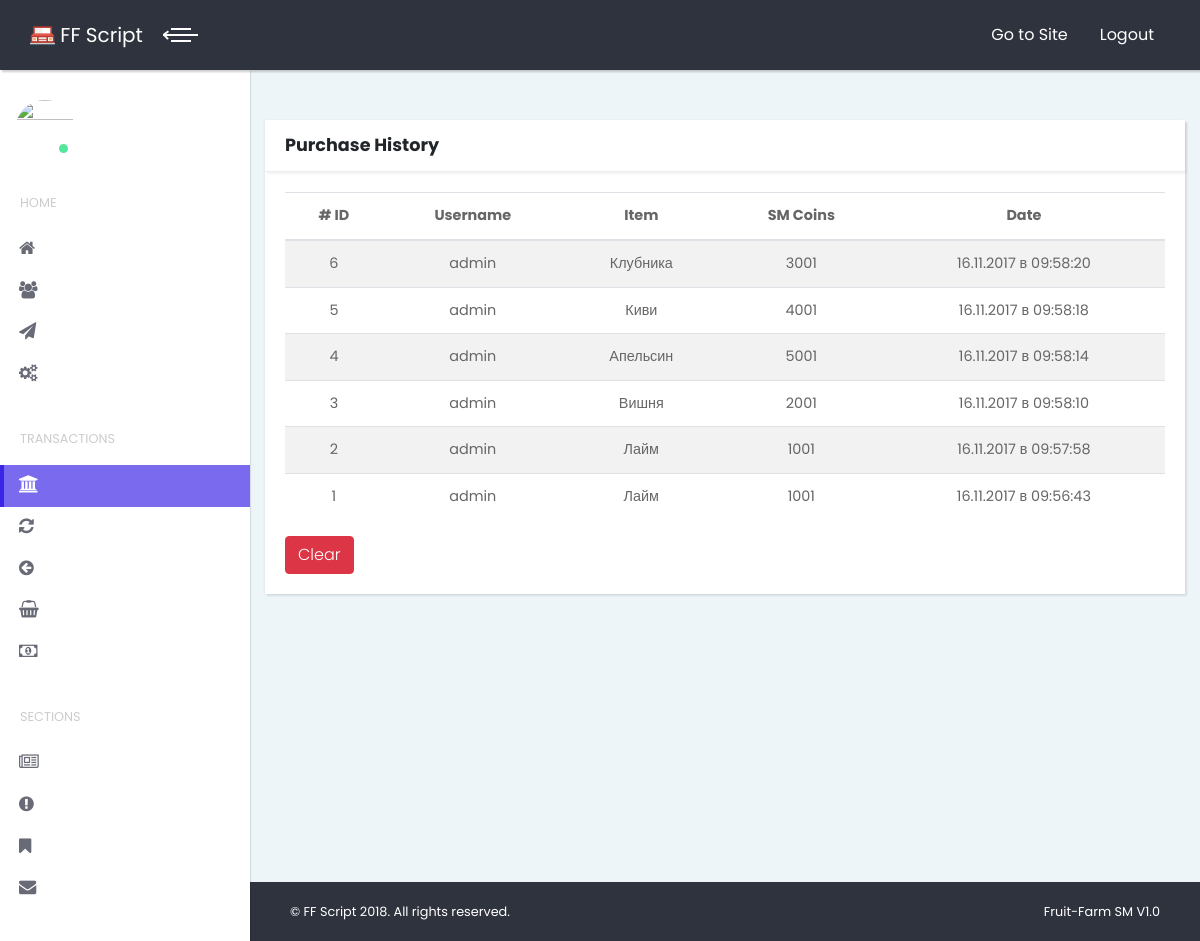
Before: /admin/story_buy (signed in) with the older database file.
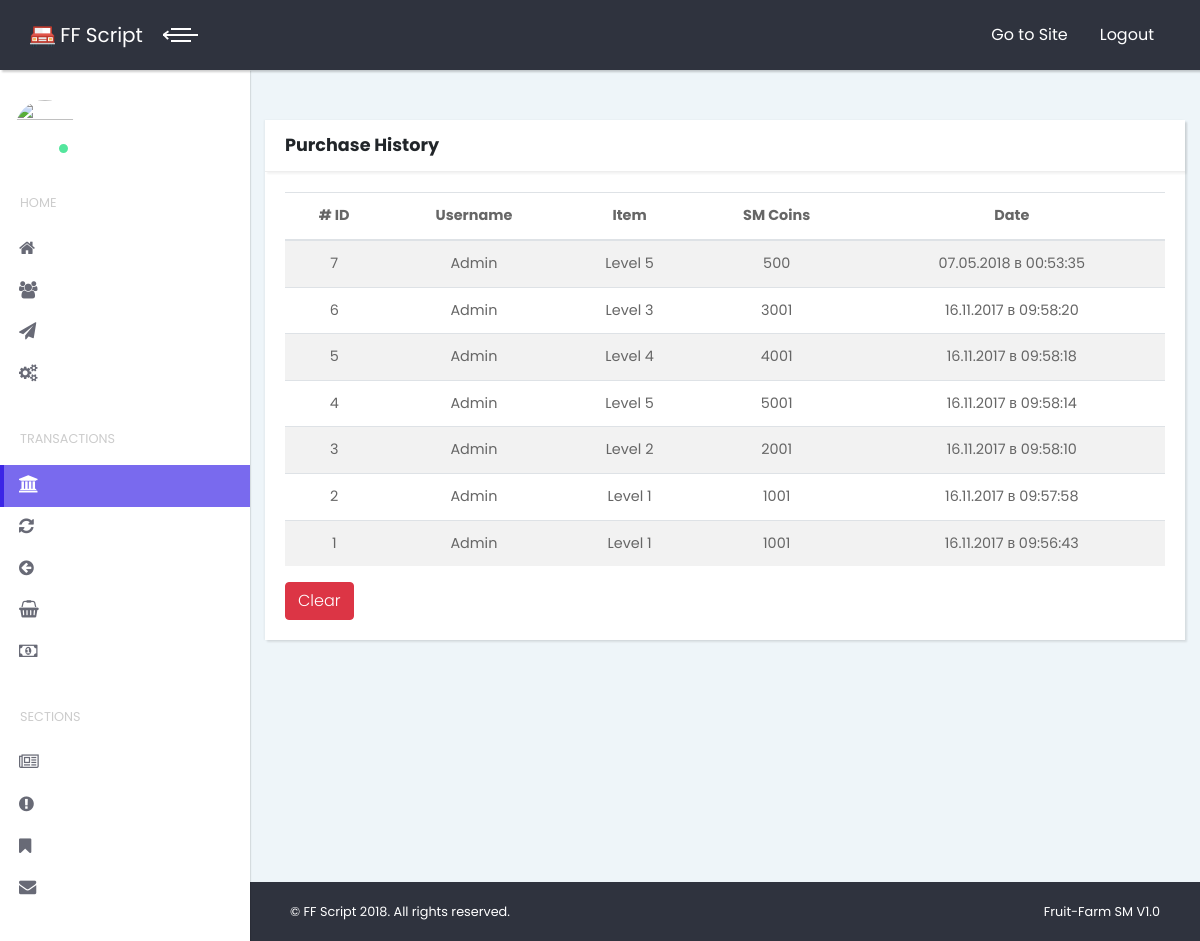
After: the same page with the newer database file.
### tables this page shows
CREATE TABLE `db_stats_btree` (
  `id` int(11) NOT NULL,
  `user_id` int(11) NOT NULL DEFAULT '0',
  `user` varchar(10) NOT NULL,
  `tree_name` varchar(10) NOT NULL,
  `amount` double NOT NULL DEFAULT '0',
  `date_add` int(11) NOT NULL DEFAULT '0',
  `date_del` int(11) NOT NULL DEFAULT '0'
);

### classes/_class.db.php (called while the page is built, shortened)
<?PHP
class Db
{
    private $con = false;
    private $MaxExTime = 0;
    private $LastQuery = false;
    public function query($query, $FreeMemory = false, $write_last = true)
    {
        $TimeA = $this->get_time();
        $xxt_res = mysqli_query($this->con, $query) or $this->GetError(mysqli_error($this->con));
        if($write_last) { $this->LastQuery = $xxt_res;
        }
        $TimeB = $this->get_time() - $TimeA;
        if($TimeB > $this->MaxExTime) {$this->HardQuery = $query; $this->MaxExTime = $TimeB;
        }
        if(!$FreeMemory) {
            return $this->LastQuery;
        }else { return $this->FreeMemory();
        }
    }
    private function Connect($host, $user, $pass, $base)
    {
        $this->con =  @mysqli_connect($host, $user, $pass, $base) or $this->GetError(mysqli_connect_error());
    }
    private function get_time()
    {
        list($seconds, $microSeconds) = explode(' ', microtime());
        return ((float) $seconds + (float) $microSeconds);
    }
    function NumRows()
    {
        return mysqli_num_rows($this->LastQuery);
    }
    function FetchArray()
    {
        return mysqli_fetch_array($this->LastQuery);
    }
}
?>

### admin/pages/_story_buy.php (the view, shortened to what this page needs)
<section class="no-padding-bottom">
    <div class="col-lg-12">
        <div class="card">
            <div class="card-header clearfix">
                <h4><?php echo $lang['story_buy']['title']; ?></h4>
            </div>
            <div class="card-body">
                <?PHP
                $db->Query("SELECT * FROM db_stats_btree ORDER BY id DESC");
                if($db->NumRows() > 0){
                ?>
                    <table class="table table-striped">
                        <thead class="text-center">
                            <th># ID</th>
                            <th><?php echo $lang['common']['username']; ?></th>
                            <th><?php echo $lang['common']['itemName']; ?></th>
                            <th><?php echo $config->settings['coins']; ?></th>
                            <th><?php echo $lang['common']['date']; ?></th>
                        </thead>
                <?PHP
                    while($data = $db->FetchArray()){
                    ?>
                    <tr class="text-center">
                        <td><?=$data["id"]; ?></td>
                        <td><?=$data["user"]; ?></td>
                        <td><?=$data["tree_name"]; ?></td>
                        <td><?=$data["amount"]; ?></td>
                        <td><?=date("d.m.Y в H:i:s",$data["date_add"]); ?></td>
                    </tr>
                    <?PHP
                    }
                ?>
                </table>
                    <form action="" method="post" onSubmit="return confirm('<?php echo $lang['common']['confirmdelete'];?>')">
                        <button type="submit" name="clean" class="btn btn-danger" /><?php echo $lang['btn']['clear']; ?></button>
                    </form>
                    <?PHP
                }else echo "<div class='alert alert-danger'>{$lang['error_messages']['noresults']}</div>";
                ?>
            </div>
        </div>
    </div>
</section>

### admin/inc/_header.php (shortened to what this page needs)
<!DOCTYPE html>
<html>
<head>
    <link rel="stylesheet" href="<?php $func->url('vendor/bootstrap/css/bootstrap.min.css');?>">
    <link rel="stylesheet" href="<?php $func->url('vendor/font-awesome/css/font-awesome.min.css');?>">
    <link rel="stylesheet" href="<?php $func->url('css/fontastic.css');?>">
    <link rel="stylesheet" href="<?php $func->url('css/style.default.css');?>" id="theme-stylesheet">
    <link rel="stylesheet" href="<?php $func->url('css/custom.css');?>">
    <link rel="shortcut icon" href="<?php $func->url('img/favicon.ico');?>">
</head>
<body>
<div class="page home-page">
    <header class="header">
        <nav class="navbar">
            <div class="container-fluid">
                <div class="navbar-holder d-flex align-items-center justify-content-between">
                    <div class="navbar-header">
                        <a href="/" class="navbar-brand">
                            <div class="brand-text brand-big hidden-lg-down"><img src="<?php $func->url('img/favicon.png');?>" width="25" height="25"> <span><?php echo $config->settings['sitename'];?></span></div>
                            <div class="brand-text brand-small"><img src="<?php $func->url('img/favicon.png');?>" width="25" height="25"></div></a>
                        <a id="toggle-btn" href="#" class="menu-btn active"><span></span><span></span><span></span></a>
                    </div>
                    <?php include('_menu_top.php');?>
                </div>
            </div>
        </nav>
    </header>
    <div class="page-content d-flex align-items-stretch">
        <?php include('_menu_left.php');?>
        <div class="content-inner">

### classes/_class.func.php (shortened to what this page needs)
<?PHP
class Func
{
    public function activeMenu($page,$subpage=null,$class='active')
    {
        if($page){
            $url = $_GET['menu'];
            if($_GET['sel']){ $sub = $_GET['sel']; } else{ $sub = null;}
            if($subpage){
                if($url == $page && $sub == $subpage){
                    echo 'class="'.$class.'"';
                }
            }else{
                if($url == $page && $sub == null){
                    echo 'class="'.$class.'"';
                }
            }
        }
    }
    public function url($target=null){
        if($_SERVER['HTTPS'] == "on"){ $protocol = 'https://';} else { $protocol = 'http://';}
        $base = $protocol.$_SERVER['HTTP_HOST'];
        if($target){
            echo $base.'/'.$target;
        }else{
            echo $base;
        }
    }
    public function urlAdmin($target=null){
        if($_SERVER['HTTPS'] == "on"){ $protocol = 'https://';} else { $protocol = 'http://';}
        $base = $protocol.$_SERVER['HTTP_HOST'].'/admin';
        if($target){
            echo $base.'/'.$target;
        }else{
            echo $base;
        }
    }
}
?>

### admin/inc/_menu_top.php
<ul class="nav-menu list-unstyled d-flex flex-md-row align-items-md-center">
    <li class="nav-item"><a href="<?php $func->url();?>" class="nav-link"><?php echo $lang['menu_top']['site'];?></a></li>
    <li class="nav-item"><a href="<?php $func->url('admin/exit');?>" class="nav-link"><?php echo $lang['menu_top']['exit'];?></a></li>
</ul>

### admin/inc/_menu_left.php (shortened to what this page needs)
<nav class="side-navbar">
    <div class="sidebar-header d-flex align-items-center">
        <div class="client">
            <div class="client-avatar">
                <img class="img-fluid rounded-circle" src="/img/noavatar.png" width="60" height="60">
                <div title="Online" class="status bg-green"></div>
            </div>
        </div>
    </div>
    <span class="heading"><?php echo $lang['menu_left']['_home'];?></span>
    <ul class="list-unstyled">
        <li class="<?php echo (!$_GET['menu'])?'active':''; ?>"><a href="<?php $func->urlAdmin('');?>"><i class="fa fa-home"></i> <?php echo $lang['menu_left']['home'];?></a></li>
        <li <?php $func->activeMenu('users');?>><a href="<?php $func->urlAdmin('users');?>"><i class="fa fa-users"></i> <?php echo $lang['menu_left']['users'];?></a></li>
        <li <?php $func->activeMenu('sender');?>><a href="<?php $func->urlAdmin('sender');?>"><i class="fa fa-send"></i> <?php echo $lang['menu_left']['sender'];?></a></li>
        <li <?php $func->activeMenu('config');?>><a href="<?php $func->urlAdmin('config');?>"><i class="fa fa-cogs"></i> <?php echo $lang['menu_left']['settings'];?></a></li>
    </ul>
    <span class="heading"><?php echo $lang['menu_left']['_transactions'];?></span>
    <ul class="list-unstyled">
        <li <?php $func->activeMenu('story_buy');?>><a href="<?php $func->urlAdmin('story_buy');?>"><i class="fa fa-bank"></i> <?php echo $lang['menu_left']['purchases'];?></a></li>
        <li <?php $func->activeMenu('story_swap');?>><a href="<?php $func->urlAdmin('story_swap');?>"><i class="fa fa-refresh"></i> <?php echo $lang['menu_left']['exchanges'];?></a></li>
        <li <?php $func->activeMenu('story_insert');?>><a href="<?php $func->urlAdmin('story_insert');?>"><i class="fa fa-arrow-circle-left"></i> <?php echo $lang['menu_left']['deposits'];?></a></li>
        <li <?php $func->activeMenu('story_sell');?>><a href="<?php $func->urlAdmin('story_sell');?>"><i class="fa fa-shopping-basket"></i> <?php echo $lang['menu_left']['sales'];?></a></li>
        <li <?php $func->activeMenu('payments');?>><a href="<?php $func->urlAdmin('payments');?>"><i class="fa fa-money"></i> <?php echo $lang['menu_left']['withdraws'];?></a></li>
    </ul>
    <span class="heading"><?php echo $lang['menu_left']['_sections'];?></span>
    <ul class="list-unstyled">
        <li <?php $func->activeMenu('news');?>><a href="<?php $func->urlAdmin('news');?>"><i class="fa fa-newspaper-o"></i> <?php echo $lang['menu_left']['news'];?></a></li>
        <li <?php $func->activeMenu('about');?>><a href="<?php $func->urlAdmin('about');?>"><i class="fa fa-exclamation-circle"></i> <?php echo $lang['menu_left']['about'];?></a></li>
        <li <?php $func->activeMenu('rules');?>><a href="<?php $func->urlAdmin('rules');?>"><i class="fa fa-bookmark"></i> <?php echo $lang['menu_left']['rules'];?></a></li>
        <li <?php $func->activeMenu('contacts');?>><a href="<?php $func->urlAdmin('contacts');?>"><i class="fa fa-envelope"></i> <?php echo $lang['menu_left']['contact'];?></a></li>
    </ul>
</nav>

### admin/index.php (shortened to what this page needs)
<?PHP
$config = new Config;
$func = new Func;
$db = new Db($config->HostDB, $config->UserDB, $config->PassDB, $config->BaseDB);
$db->Query("SELECT * FROM db_config WHERE id = '1'");
@include("inc/_header.php");
if(isset($_GET["menu"])){
    $smenu = strval($_GET["menu"]);
    switch($smenu){
        case "story_buy": include("pages/_story_buy.php"); break;
    }
}else {
    include("pages/_index.php");
}
@include("inc/_footer.php");
?>

### admin/inc/_footer.php (shortened to what this page needs)
<footer class="main-footer">
    <div class="container-fluid">
        <div class="row">
            <div class="col-sm-6">
                <p>&copy; <?php echo $config->settings['sitename']; ?> <?php echo date('Y');?>. <?php echo $lang['common']['copyright'];?></p>
            </div>
            <div class="col-sm-6 text-right">
                <p><a href="https://github.com/rubensrocha/fruit-farm" target="_blank" class="external"><?php echo $config->scriptName; ?></a></p>
            </div>
        </div>
    </div>
</footer>
</div>
</div>
</div>
</body>
</html>

Changed rows visible on the page:
added db_stats_btree: id "7", user "Admin", tree_name "Level 5", amount "500", date_add "07.05.2018 в 00:53:35"
changed db_stats_btree id 6: user "admin" → "Admin"; tree_name "Клубника" → "Level 3"
changed db_stats_btree id 5: user "admin" → "Admin"; tree_name "Киви" → "Level 4"
changed db_stats_btree id 4: user "admin" → "Admin"; tree_name "Апельсин" → "Level 5"
changed db_stats_btree id 3: user "admin" → "Admin"; tree_name "Вишня" → "Level 2"
changed db_stats_btree id 2: user "admin" → "Admin"; tree_name "Лайм" → "Level 1"
changed db_stats_btree id 1: user "admin" → "Admin"; tree_name "Лайм" → "Level 1"
